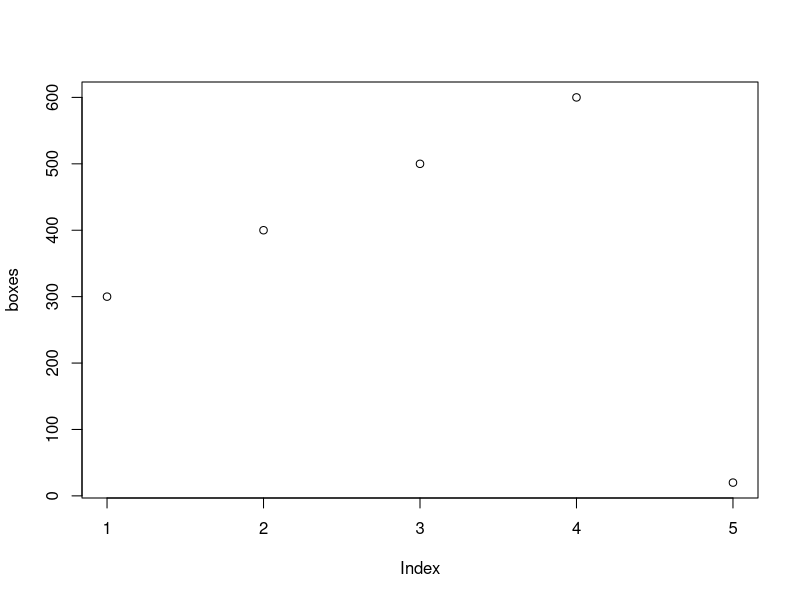
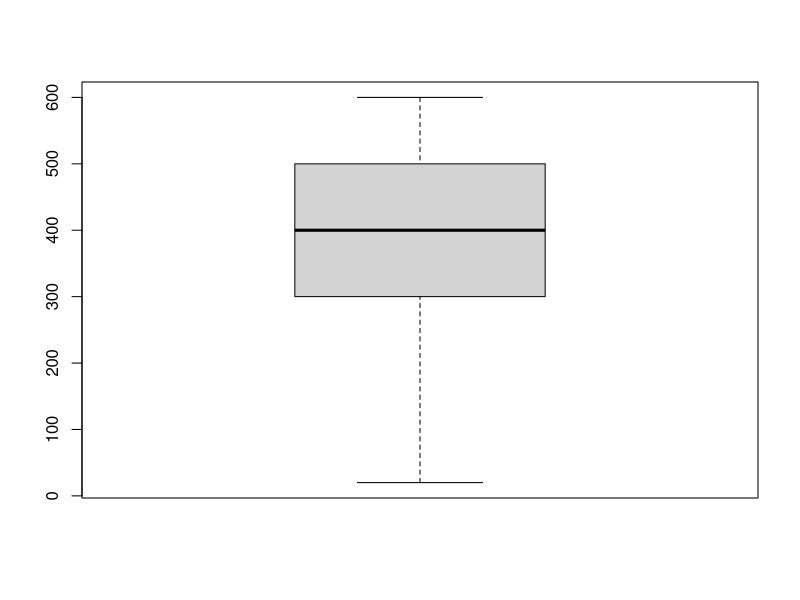
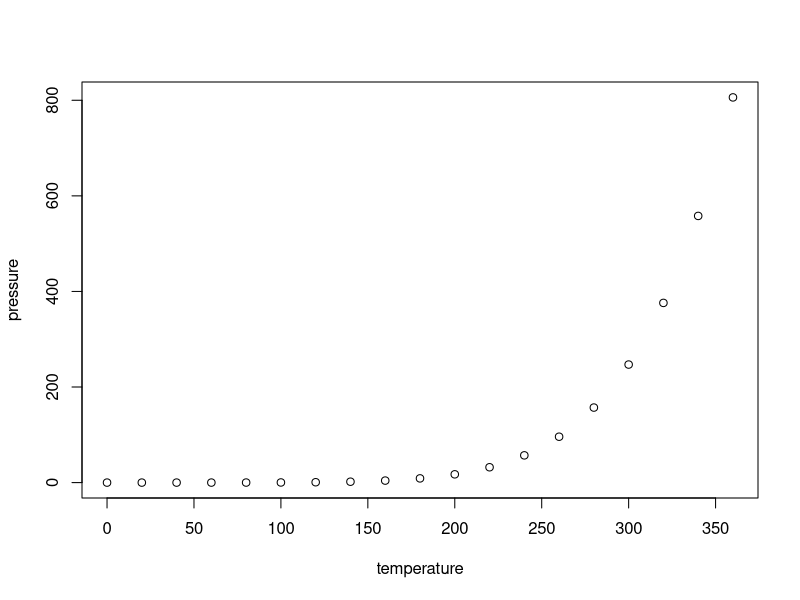

These figures' R source, in order:
## ---- chunk 1
boxes <- c(300,400,500,600,20)
plot(boxes)
boxplot(boxes)
## ---- chunk 2
summary(cars)
## ---- chunk 3
plot(pressure)
## ---- chunk 4

